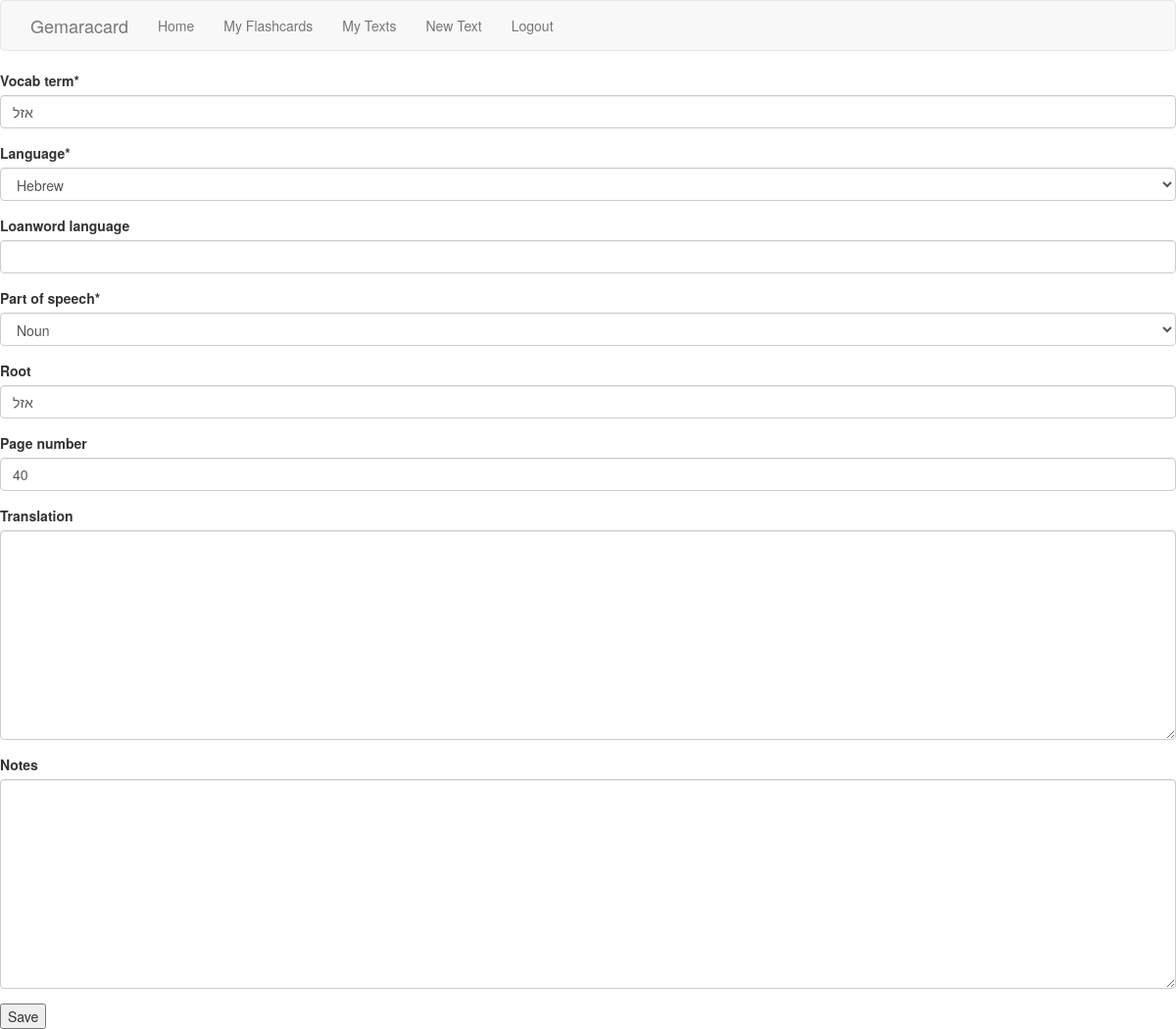
/edit/8/ (signed in), run on the app's committed database.
### flashcard/models.py (models this page shows, shortened)
class Flashcard(models.Model):
    vocab_term = models.CharField(max_length=200, blank=False)
    HEBREW = 'HEB'
    ARAMAIC = 'ARAM'
    LOANWORD = 'LW'
    LANGUAGE_CHOICES = (
        (HEBREW, 'Hebrew'),
        (ARAMAIC, 'Aramaic'),
        (LOANWORD, 'Loanword')
    )
    language = models.CharField(
        max_length=4,
        choices=LANGUAGE_CHOICES,
        default=HEBREW,
    )
    loanword_language = models.TextField(blank=True)
    VERB = 'VERB'
    NOUN = 'NOUN'
    ADJECTIVE = 'ADJ'
    PREPOSITION = 'PREP'
    ADVERB = 'ADV'
    OTHER = 'OTHER'
    POS_CHOICES = (
        (VERB, 'Verb'),
        (NOUN, 'Noun'),
        (ADJECTIVE, 'Adjective'),
        (PREPOSITION, 'Preposition'),
        (ADVERB, 'Adverb'),
        (OTHER, 'Other'),
    )
    part_of_speech = models.CharField(
        max_length=5,
        choices=POS_CHOICES,
        default=NOUN,
    )
    root = models.CharField(max_length=4, blank=True)
    page_number = models.IntegerField(blank=True, default=0)
    translation = models.TextField(blank=True)
    notes = models.TextField(blank=True)
    published_date = models.DateTimeField(auto_now=True)
    author = models.ForeignKey(User)

### flashcard/views.py (the view)
# urls.py: url(r'^edit/(?P<pk>\d+)/$', edit, name='edit',),
@login_required
def edit(request, pk):
    instance = Flashcard.objects.get(pk=pk)
    if request.method == 'POST':
        form = FlashcardForm(request.POST, instance=instance)
        if form.is_valid():
            form.save()
            form = set_optional_fields(instance)
            form.save()
            return redirect('flashcard_detail', pk=pk)
    else:
        form = FlashcardForm(request.POST or None, instance=instance)
        return render(request, 'flashcard-form.html', {'form': form})

### flashcard/forms.py
class FlashcardForm(forms.ModelForm):
    helper = FormHelper()
    helper.form_tag = False
    LANGUAGE_CHOICES = (
        ('HEB', 'Hebrew',),
        ('ARAM', 'Aramaic',),
        ('LW', 'Loanword',)
    )
    language = forms.ChoiceField(widget=forms.Select, choices=LANGUAGE_CHOICES)
    loanword_language = forms.CharField(required=False, widget=forms.TextInput())
    class Meta:
        model = Flashcard
        fields = ('vocab_term','language', 'loanword_language', 'part_of_speech', 'root',
                  'page_number', 'translation', 'notes',)

### flashcard/templates/flashcard-form.html (shortened to what this page needs)
{% extends 'base.html' %}
{% load bootstrap3 %}
{% load crispy_forms_tags %}
{% block content %}
  <form method="POST">
    {% crispy form %}
      <button type="submit" value="Save">Save</button>
  </form>
{% endblock %}

### data on the page
Flashcard: vocab_term "אזל", language "Hebrew", part_of_speech "Noun", root "אזל", page_number "40"
